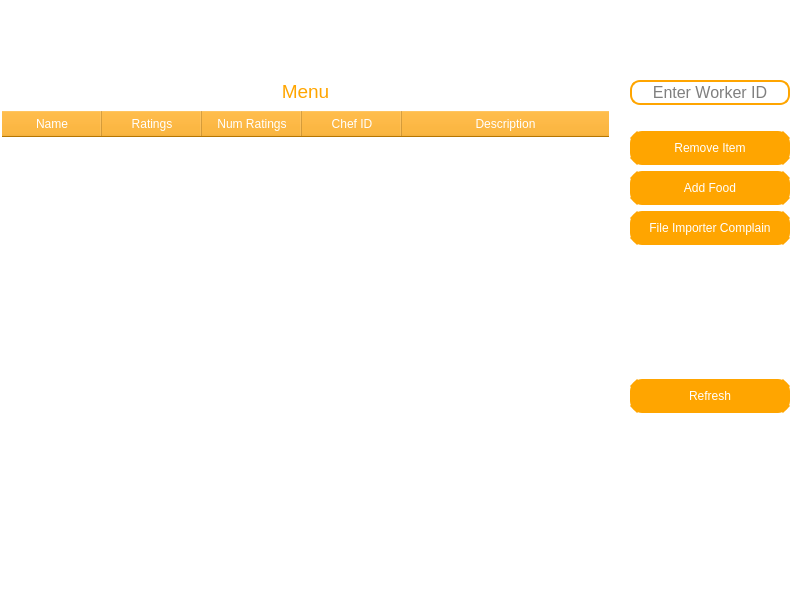
<?xml version="1.0" encoding="UTF-8"?>
<ui version="4.0">
 <class>MainWindow</class>
 <widget class="QMainWindow" name="MainWindow">
  <property name="geometry">
   <rect>
    <x>0</x>
    <y>0</y>
    <width>800</width>
    <height>600</height>
   </rect>
  </property>
  <property name="minimumSize">
   <size>
    <width>800</width>
    <height>600</height>
   </size>
  </property>
  <property name="maximumSize">
   <size>
    <width>800</width>
    <height>600</height>
   </size>
  </property>
  <property name="windowTitle">
   <string>MainWindow</string>
  </property>
  <property name="styleSheet">
   <string notr="true">color: black;
background-color: white;</string>
  </property>
  <widget class="QWidget" name="centralwidget">
   <widget class="QWidget" name="verticalLayoutWidget">
    <property name="geometry">
     <rect>
      <x>0</x>
      <y>80</y>
      <width>611</width>
      <height>461</height>
     </rect>
    </property>
    <layout class="QVBoxLayout" name="verticalLayout">
     <item>
      <widget class="QLabel" name="label">
       <property name="font">
        <font>
         <pointsize>14</pointsize>
        </font>
       </property>
       <property name="styleSheet">
        <string notr="true">color: orange;</string>
       </property>
       <property name="text">
        <string>Menu</string>
       </property>
       <property name="alignment">
        <set>Qt::AlignCenter</set>
       </property>
      </widget>
     </item>
     <item>
      <widget class="QTableWidget" name="menu_table">
       <property name="styleSheet">
        <string notr="true">QTableWidget {
    border: 2px solid white;
    border-radius: 5px;
	color: black;
}

QTableWidget::item {
    padding: 5px;
}

QHeaderView::section {
    background-color: orange;
    color: white;
    padding: 4px;
}

QTableWidget::item:selected {
    background-color: orange;
    color: white;
}</string>
       </property>
       <property name="verticalScrollBarPolicy">
        <enum>Qt::ScrollBarAsNeeded</enum>
       </property>
       <property name="horizontalScrollBarPolicy">
        <enum>Qt::ScrollBarAsNeeded</enum>
       </property>
       <property name="autoScroll">
        <bool>false</bool>
       </property>
       <property name="editTriggers">
        <set>QAbstractItemView::NoEditTriggers</set>
       </property>
       <property name="horizontalScrollMode">
        <enum>QAbstractItemView::ScrollPerItem</enum>
       </property>
       <attribute name="horizontalHeaderStretchLastSection">
        <bool>true</bool>
       </attribute>
       <attribute name="verticalHeaderStretchLastSection">
        <bool>false</bool>
       </attribute>
       <column>
        <property name="text">
         <string>Name</string>
        </property>
       </column>
       <column>
        <property name="text">
         <string>Ratings</string>
        </property>
       </column>
       <column>
        <property name="text">
         <string>Num Ratings</string>
        </property>
       </column>
       <column>
        <property name="text">
         <string>Chef ID</string>
        </property>
       </column>
       <column>
        <property name="text">
         <string>Description</string>
        </property>
       </column>
      </widget>
     </item>
    </layout>
   </widget>
   <widget class="QWidget" name="verticalLayoutWidget_4">
    <property name="geometry">
     <rect>
      <x>630</x>
      <y>80</y>
      <width>160</width>
      <height>461</height>
     </rect>
    </property>
    <layout class="QVBoxLayout" name="verticalLayout_4">
     <item>
      <widget class="QLineEdit" name="id_num">
       <property name="font">
        <font>
         <pointsize>12</pointsize>
        </font>
       </property>
       <property name="styleSheet">
        <string notr="true">border: 2px solid orange; border-radius: 10px;
background-color:white;</string>
       </property>
       <property name="alignment">
        <set>Qt::AlignCenter</set>
       </property>
       <property name="placeholderText">
        <string>Enter Worker ID</string>
       </property>
      </widget>
     </item>
     <item>
      <widget class="QLabel" name="error_label">
       <property name="styleSheet">
        <string notr="true">color:rgb(162, 0, 0)</string>
       </property>
       <property name="text">
        <string/>
       </property>
       <property name="alignment">
        <set>Qt::AlignCenter</set>
       </property>
      </widget>
     </item>
     <item>
      <widget class="QPushButton" name="remove_btn">
       <property name="styleSheet">
        <string notr="true">QPushButton {
	background-color: orange;
	color: white;
	border: 10px solid orange;
	border-radius: 12px;
}

QPushButtonHover {
	background-color: rgb(57, 57, 57);
}</string>
       </property>
       <property name="text">
        <string>Remove Item</string>
       </property>
      </widget>
     </item>
     <item>
      <widget class="QPushButton" name="add_btn">
       <property name="styleSheet">
        <string notr="true">QPushButton {
	background-color: orange;
	color: white;
	border: 10px solid orange;
	border-radius: 12px;
}

QPushButtonHover {
	background-color: rgb(57, 57, 57);
}</string>
       </property>
       <property name="text">
        <string>Add Food</string>
       </property>
      </widget>
     </item>
     <item>
      <widget class="QPushButton" name="file_complain">
       <property name="styleSheet">
        <string notr="true">QPushButton {
	background-color: orange;
	color: white;
	border: 10px solid orange;
	border-radius: 12px;
}

QPushButtonHover {
	background-color: rgb(57, 57, 57);
}</string>
       </property>
       <property name="text">
        <string>File Importer Complain</string>
       </property>
      </widget>
     </item>
     <item>
      <spacer name="verticalSpacer_2">
       <property name="orientation">
        <enum>Qt::Vertical</enum>
       </property>
       <property name="sizeHint" stdset="0">
        <size>
         <width>20</width>
         <height>40</height>
        </size>
       </property>
      </spacer>
     </item>
     <item>
      <widget class="QPushButton" name="refresh">
       <property name="styleSheet">
        <string notr="true">QPushButton {
	background-color: orange;
	color: white;
	border: 10px solid orange;
	border-radius: 12px;
}

QPushButtonHover {
	background-color: rgb(57, 57, 57);
}</string>
       </property>
       <property name="text">
        <string>Refresh</string>
       </property>
      </widget>
     </item>
     <item>
      <spacer name="verticalSpacer">
       <property name="orientation">
        <enum>Qt::Vertical</enum>
       </property>
       <property name="sizeHint" stdset="0">
        <size>
         <width>20</width>
         <height>40</height>
        </size>
       </property>
      </spacer>
     </item>
    </layout>
   </widget>
  </widget>
 </widget>
 <resources/>
 <connections/>
</ui>
